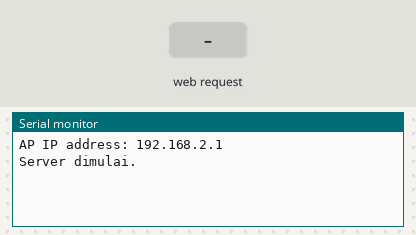
The sketch below on a simulated ESP8266 (NodeMCU). On the bench: the last lines printed to the serial monitor. The inputs (shaded band) are chosen by the test bench.

Above: at 1.2 s.
1.3 s: HTTP request GET /setTime received
At 2.5 s:
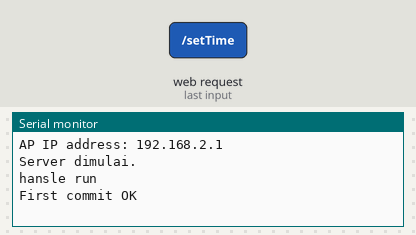
2.8 s: HTTP request GET /setTime?Tm=1 received
At 3.9 s:
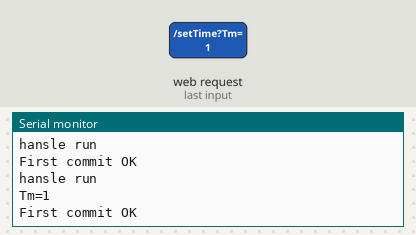
4.3 s: HTTP request GET /setTime?Tgl=1 received
At 5.1 s:
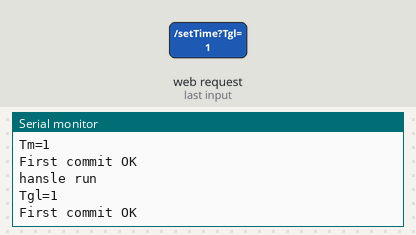

The sketch:

program-remote.ino
```cpp
#include <ESP8266WiFi.h>
#include <ESP8266WebServer.h>
#include <ESP8266mDNS.h>
#include <WiFiUdp.h>
#include <ArduinoOTA.h>

#include <DMDESP.h>
#include <ESP_EEPROM.h>

// Ukuran EEPROM (pastikan cukup untuk semua data)
#define EEPROM_SIZE 50

//SETUP DMD
#define DISPLAYS_WIDE 2
#define DISPLAYS_HIGH 2

DMDESP  Disp(DISPLAYS_WIDE, DISPLAYS_HIGH);  // Jumlah Panel P10 yang digunakan (KOLOM,BARIS)

// Pengaturan hotspot WiFi dari ESP8266
char ssid[20]     = "JAM_PANEL_MUSHOLLAH";
char password[20] = "00000000";
const char* host = "REMOTE_PANEL";

ESP8266WebServer server(80);

IPAddress local_IP(192, 168, 2, 1);      // IP Address untuk AP
IPAddress gateway(192, 168, 2, 1);       // Gateway
IPAddress subnet(255, 255, 255, 0);      // Subnet mask

void AP_init() {
    WiFi.mode(WIFI_AP);
    WiFi.softAPConfig(local_IP, gateway, subnet);
    WiFi.softAP(ssid);
    WiFi.setSleepMode(WIFI_NONE_SLEEP); // Pastikan WiFi tidak sleep

    IPAddress myIP = WiFi.softAPIP();
    Serial.print("AP IP address: ");
    Serial.println(myIP);

    server.on("/setTime", handleSetTime);
    server.begin();

    ArduinoOTA.setHostname(host);
     ArduinoOTA.onStart([]() {
      String type;
      if (ArduinoOTA.getCommand() == U_FLASH) {
        type = "sketch";
      } else {  // U_FS
        type = "filesystem";
      }

      // NOTE: if updating FS this would be the place to unmount FS using FS.end()
      Serial.println("Start updating " + type);
    });
    ArduinoOTA.onEnd([]() {
      Serial.println("\nEnd");
    });
    ArduinoOTA.onProgress([](unsigned int progress, unsigned int total) {
      Serial.printf("Progress: %u%%\r", (progress / (total / 100)));
    });
    ArduinoOTA.onError([](ota_error_t error) {
      Serial.printf("Error[%u]: ", error);
      if (error == OTA_AUTH_ERROR) {
        Serial.println("Auth Failed");
      } else if (error == OTA_BEGIN_ERROR) {
        Serial.println("Begin Failed");
      } else if (error == OTA_CONNECT_ERROR) {
        Serial.println("Connect Failed");
      } else if (error == OTA_RECEIVE_ERROR) {
        Serial.println("Receive Failed");
      } else if (error == OTA_END_ERROR) {
        Serial.println("End Failed");
      }
    });
    ArduinoOTA.begin();

    Serial.println("Server dimulai.");
  }

void handleSetTime() {
  Serial.println("hansle run");

  Buzzer(1);

  if (server.hasArg("status")) {//status
    server.send(200, "text/plain", "CONNECTED");
  }

  if (server.hasArg("Tm")) {//jam
    String setJam = server.arg("Tm");
    Serial.println("Tm=" + setJam);
    server.send(200, "text/plain", "Settingan jam berhasil diupdate");
  }

  if (server.hasArg("Tgl")) {//jam
    String setDate = server.arg("Tgl");
    Serial.println("Tgl=" + setDate);
    server.send(200, "text/plain", "Settingan jam berhasil diupdate");
  }

  if (server.hasArg("text")) {
    String setText = server.arg("text");
    Serial.println("text=" + setText);
    //saveStringToEEPROM(66, dynamicText);
    server.send(200, "text/plain", "Settingan nama berhasil diupdate");
  }

 if (server.hasArg("Br")) {
   String input  = server.arg("Br");
   Serial.println("Br="+input);
   server.send(200, "text/plain", "Kecerahan berhasil diupdate");
 }

 if (server.hasArg("Sptx")) {
   String input = server.arg("Sptx"); // Atur kecepatan text
   Serial.println("Sptx="+input);
   //EEPROM.put(8, speedText);
   server.send(200, "text/plain", "Kecepatan nama berhasil diupdate");
 }

 if (server.hasArg("Spdt")) {
   String input = server.arg("Spdt"); // Atur kecepatan text
   Serial.println("Spdt="+input);
   //EEPROM.put(8, speedDate);
   server.send(200, "text/plain", "Kecepatan tanggal berhasil diupdate");
 }

 if (server.hasArg("Lk")) {
   String data = server.arg("Lk");
   Serial.print("Lk="+data);
   //parsingData(data);
 }

 if (server.hasArg("Iq")) { //iqomah
   String data = server.arg("Iq");
   Serial.println("Iq=" + data);
 }

 if (server.hasArg("Dy")) { //display off
   String data = server.arg("Dy");
   Serial.println("Dy=" + data);
 }

 if (server.hasArg("Kr")) { //koreksi jadwal
   String data = server.arg("Kr");
   Serial.println("Kr=" + data);
 }

 if (server.hasArg("Bzr")) {
   String stateBuzzer = server.arg("Bzr"); // Atur status buzzer
   Serial.println("Bzr="+stateBuzzer);
   //EEPROM.put(52, stateBuzzer);
   server.send(200, "text/plain", (stateBuzzer.toInt())?"Suara Diaktifkan":"Suara Dimatikan");
 }

///////////////
 if (server.hasArg("newPassword")) {
   String newPassword = server.arg("newPassword");
   if(newPassword.length()==8){
     Serial.println("newPassword="+newPassword);
     newPassword.toCharArray(password, newPassword.length() + 1); // Set password baru
     //saveStringToEEPROM(56, password); // Simpan password AP
     server.send(200, "text/plain", "Password WiFi diupdate");
   }//else{  Serial.println("panjang password melebihi 8 karakter"); }
  }
   //write the data to EEPROM
  boolean ok1 = EEPROM.commit();
  Serial.println((ok1) ? "First commit OK" : "Commit failed");

}


void setup() {
  Serial.begin(115200);
  AP_init();
}

void loop() {
  server.handleClient(); // Menangani permintaan dari MIT App Inventor

}
void Buzzer(uint8_t state)
  {
    //if(!stateBuzzer) return;

    // switch(state){
    //   case 0 :
    //     digitalWrite(BUZZ,HIGH);
    //   break;
    //   case 1 :
    //     digitalWrite(BUZZ,LOW);
    //   break;
    //   case 2 :
    //     for(int i = 0; i < 2; i++){
    //       digitalWrite(BUZZ,LOW);
    //       delay(80);
    //       digitalWrite(BUZZ,HIGH);
    //       delay(80);
    //     }
    //   break;
    // };
  }
```

Measured:
- after the input at 1.3 s, the serial monitor: prints a new line at once (image 1)
- after the input at 2.8 s, the serial monitor: prints a new line at once (image 2)
- after the input at 4.3 s, the serial monitor: prints a new line at once (image 3)
